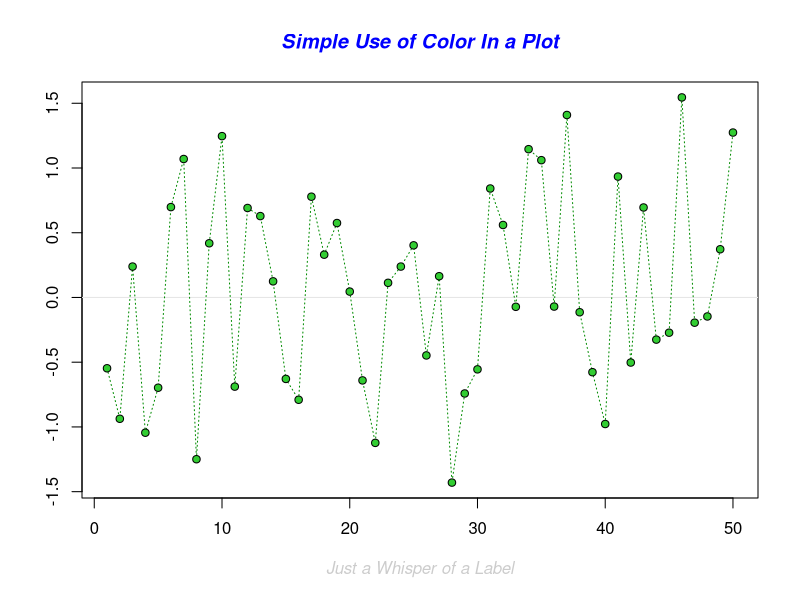
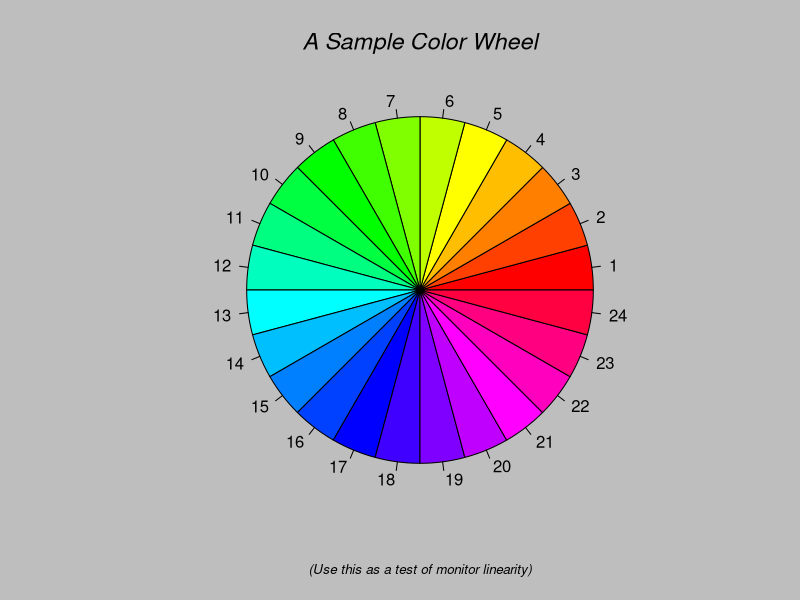
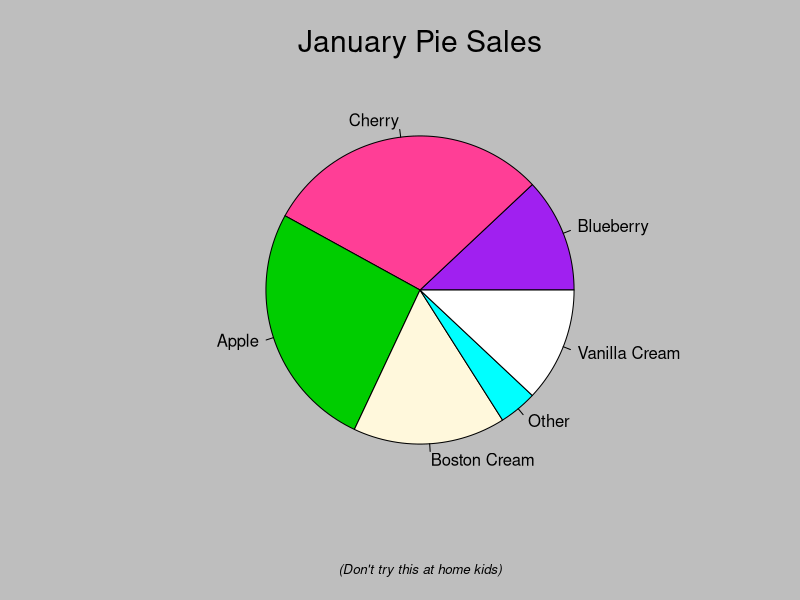
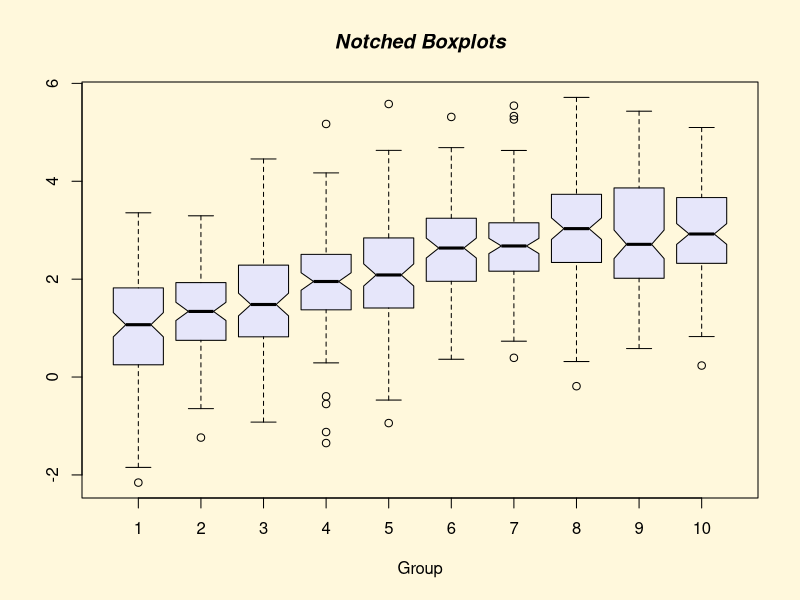
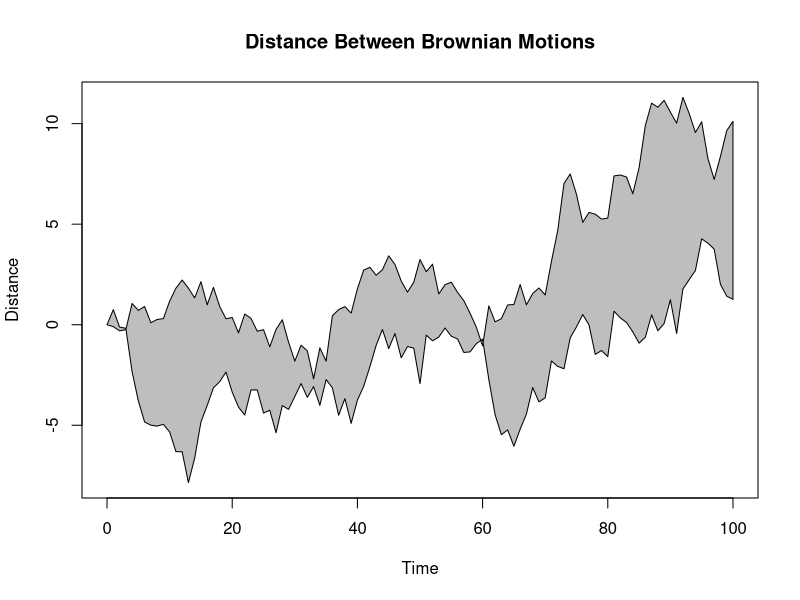
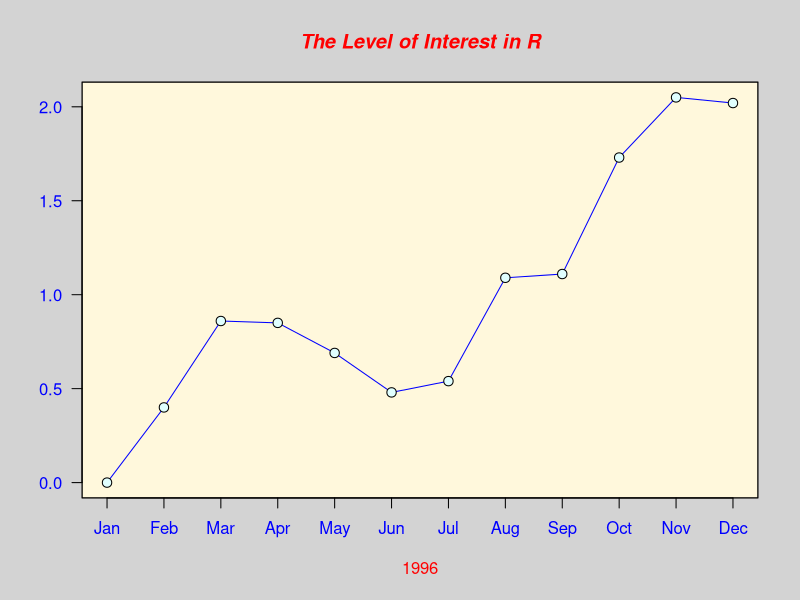
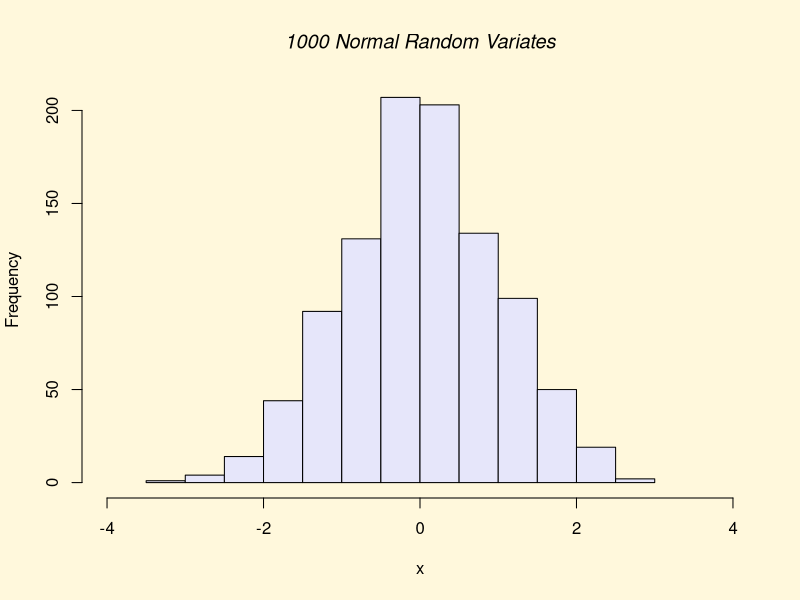
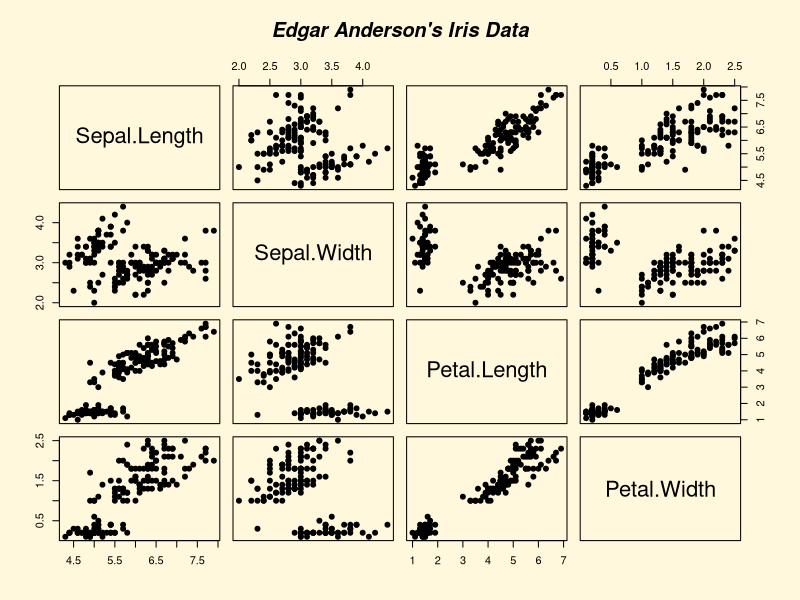

The R script that drew these images, in order: (Note: this script raises an error after producing the figures.)
demo(graphics)

# the plot function
plot(x, y)  # x and y are vectors

x <- c(1, 2, 3)
y <- c(1, 2, 4) 
plot(x, y)

plot(x, y, 
     xlab='x-axis', ylab='y-axis', # specifies the axes
     type='l',  # specifies the plot type to be a line
     main='My graph') #  specifies the main title

# adding to graphs
plot(x, y, type='n')  # blank graph
lines(x, y, col='red', lty=2, lwd=3)  # add red line
points(x, y, col='blue', pch=17, cex=2) # add blue points to line

plot(c(1, 2, 3), c(1, 2, 3), main ='plot 1')
plot(c(3, 2, 1), c(1, 2, 3))

# lty specifies the line type. lwd specifies the line width
help(lines)
# pch specifies the plotting character. cex specifies the point size 
help(points)

# adding text with text function
plot(x, y, type='b', pch=4)
text(1.5, 2.5, 'Text here') # the numbers refer to axes!
# the first 2 arguments specifythe x,y locations of the text
# the 3rd element gives text itself
# useful extra argument is pos which allows you to put the text:
# below (pos=1), left (pos=2), above (pos=3), right (pos=4) in repect
# of the chosen location

# adding text with mtext function
# if you want add text in the margin (outside the plotting region), 
# use the mtext function
mtext('Margin text', side=4, line=1)
# the side argument indicates which margin to write beside (1= bottom,
# 2= left, 3= top, 4= right)
# line tells R how far away from the margin the text should be
mtext('Margin text', side=3, line=2)

# changing colours
colours()
# colours case be used with the following:
par(bg= 'yellow')  # yellow background (have to re-run graph)
plot(x, y, type= 'n')
lines(x, y, col='blue')
points(x, y, pch=4, col= 'red')  # red points
# par controls persistent graphical parameters

par(bg= 'white')
# adding a legend with legend function

# the default usage is legend(x, y, legend, pch, lty, col) 
# where x, y is the location where you want the legend to be, 
# legend is a vector of names, pch are the plotting characters, 
# lty are the line formats, and col are the colours.

plot(x, y, type='p', pch=4, col='red')
lines(x, y, lty=2, col= 'red')
legend(1, 4, legend= c('My points', 'My lines'), 
       pch= c(4, -1), lty= c(-1, 2), col= 'red') # pch and lty here must
                                # match the entries in plot() and lines()
# 1, 4 are coordinates for the legend
# legend vector contains the legen text

# NOTE: here -1 produces a blank (no point or line)
# you can replace x, y with topleft, bottomleft etc
# if you want to get rid of the box use bty='n'

# customisation
# sizes: cex (character expansion) and is given relative to the standard size

plot(x, y, type= 'b', cex=1.5)
text(1.5, 2.5, 'Text here', cex=1.5)

# cex=1.5 will give text that's 1.5 the usual size
# the same argument works in plot, points, main, mtext

# fonts
plot(x, y, type= 'b', cex=1.5)
text(1.5, 2.5, 'text here', font=2, family='HersheyGothicEnglish')
text(1.5, 3.5, 'text here', font=3, family='mono', col='red')

# putting maths in legend
# using Greek letter or other symbols in a plot title of axis
help(plotmath)
?expression
?paste

# example:
plot(x, y, xlab = expression(paste(x[1],"=", phi)),
     main = expression(paste(y^2 + 2 %->% infinity)), col.main = "red")
text(2, 3, expression(paste(frac(1, sigma * sqrt(2 * pi)), " ", 
                            plain(e)^{frac(-(x - mu)^2, 2 * sigma^2)})))

# many of the usual arguments (e'g' cex, col) can be applied here

# Axes
plot(x, y, type= 'b', pch=4, col= 'red', lty=2, xlim= c(0, 10), ylim= c(-2, 5))
plot(x, y, type= 'b', pch=4, col= 'red', lty=2, xlim= c(10, 0), ylim= c(-2, 5))

# axis function to create own specialist axis
plot(x, y, type= 'b', pch=4, col= 'red', xaxt= 'n')
axis(side=1, at= seq(1, 3, by= 0.1), label= TRUE)

# setting persistent defaults
# the par function creates a default plotting environment BUT EVEYTHING you set
# becomes permanent!!!
help(par)
# useful arguments for par():
# mar and mgp - default margins and plotting regions
# usr - gets the current plot limits
# mfrow/mfcol - plots an array of graphs
# las - rotates the axis label
# bg - set the background colour

# useful comman at start of a function to produce a plot is:
par(mar = c(3, 3, 2, 1), mgp = c(2, 0.7, 0), las = 1)
# ?????

# brilliant resource: http://gastonsanchez.com/r-graphical-parameters-cheatsheet.pdf

# saving graphs to files
# better to save through command, not export button
pdf("myfilename.pdf", width = 10, height = 8) 
# Plotting commands go here
dev.off()

# BAR CHARTS
stores <- factor(rep(c("Tesco", "Supervalu", "M&S", "Dunnes Stores"), c(100, 30, 25, 85))) 
par(mar = c(5, 7, 1, 2)) # Adjust the margins on the four sides of the plot
barplot(height = table(stores), main = "Stores in Ireland", xlab = "Number of stores", col = 1:4, horiz = TRUE, las = 1)

?barplot
?factor

# HISTOGRAMS
library(MASS) 
hist(birthwt$bwt)

# to spice it up:
hist(birthwt$bwt, breaks = 30, xlab = "Birth weight (grams)", 
     main = "Histogram of birth weight", col = "lightblue")

hist(birthwt$bwt, breaks = 20, xlab = "Birth weight (grams)", 
     main = "Histogram of birth weight", col = "lightblue")

#DENSITY PLOTS (continuous line version of a histogram)
# the density function is not a plotting fucntion but can be 
# called directly by plot

plot(density(birthwt$bwt))

# better version:
plot(density(birthwt$bwt), xlab = "Birth weight (grams)", 
     main = "Histogram of birth weight", col = "green", lwd = 4)

# BOXPLOTS
boxplot(birthwt$bwt ~ birthwt$race, ylab = "Birth weight (grams)", xlab = "Race")

# better:
boxplot(birthwt$bwt ~ birthwt$race, xaxt = "n", # xaxt = "n" removes the x axis 
        main = "Birth weight by race", col = 2:4, ylab = "Birth weight (grams)")
        # Add the x axis with new labels:
axis(1, at = 1:3, labels = c("White", "Black", "Other"))

# PIE CHARTS (NOT IDEAL!!!)
pie(table(stores))

# multiple panels (through par)
par(mfrow = c(2, 2)) # creates a 2 by 2 plotting matrix which is then filled in by row
hist(birthwt$bwt, breaks = 30, xlab = "Birth weight (grams)",
     main = "Histogram of birth weight", col = "lightblue")
plot(density(birthwt$bwt), xlab = "Birth weight (grams)",
     main = "Histogram of birth weight", col = "green", lwd = 2)
boxplot(birthwt$bwt ~ birthwt$race, xaxt = "n", 
        main = "Birth weight by race", col = 2:4) 
pie(table(stores))

# 3D plots (usually require input as a matrix or a 3 vectors x, y, z)
par(mfrow = c(2, 3))
contour(volcano, main = "contour plot")  # contour plot
image(volcano, main = "image plot") # image plot
persp(volcano, main = "perspective plot") # perspective plot

# nicer ones
filled.contour(volcano, main = "Maunga Whau volcano heights", xlab = "x",
               ylab = "y")

persp(volcano, theta = 20, phi = 30,
      col = "green3", main = "Maunga Whau", 
      expand = 0.25, ltheta = 150, shade = 0.75, 
      border = NA, box = FALSE)

# maps
# R has the ability to read in both Google maps and OpenStreetMaps. 
# These essentially load in the map as a background and allow you t
# to plot on top of it.

# extended example
# publication standard graphs

#the default command
library(MASS)
x <- birthwt$lwt 
y <- birthwt$low 
plot(x, y)

birthwt$lwt

# set up plot frame:
par(mar = c(3, 3, 2, 1), mgp = c(2, 0.7, 0), las = 1) 
plot(x, y, type = "n", xaxt = "n", yaxt = "n", 
     xlab = "Mother's weight (lbs)", ylab = "Low birth weight (probability)") 
      title("Risk factors associated with low infant birth weight")
axis(1, at = pretty(x, n = 10))
axis(2, at = pretty(y, n = 10))
grid()

?pretty
par(mar = c(3, 3, 2, 1), mgp = c(2, 0.7, 0), las = 1) 
plot(x, y, type = "n", xaxt = "n", yaxt = "n", 
     xlab = "Mother's weight (lbs)", ylab = "Low birth weight (probability)") 
title("Risk factors associated with low infant birth weight")
axis(1, at = pretty(x, n = 20))
axis(2, at = pretty(y, n = 20))
grid()


# adding points and lines
points(jitter(x, amount = 0.5), y, col = "blue", pch = 20)

# adding fitted line from a logistic regression
mod <- glm(y ~ x, family = binomial)
xgrid <- seq(min(x), max(x), by = 1)
ypred <- predict(mod, data.frame(x = xgrid), se.fit = TRUE, type = "response") 
lines(xgrid, ypred$fit, col = "red", lwd = 2)

# uncertainty bands (not working!!!)
newcol <- rgb(1, 0, 0, 0.2)
ypred.lower <- ypred$fit - 1.96 * ypred$se.fit
ypred.upper <- ypred$fit + 1.96 * ypred$se.fit
polygon(c(xgrid, rev(xgrid)), c(ypred.lower, rev(ypred.upper)), col = newcol, border = NA)

legend("topright", legend = c("Data", "Fitted line", "95% CI"), 
       pch = c(20, -1, 15), lty = c(-1, 1, -1), lwd = c(-1, 2, -1), 
       col = c("blue", "red", newcol))

# LAB

demo(graphics)

library(MASS)

survey
head(survey)
str(survey)
help(survey)

x <- survey$Wr.Hnd
y <- survey$NW.Hnd

par(bg= 'gray') 
plot(x, y, type= 'n')
cols <- c('red', 'blue')
with(survey,plot(x,y,col=cols[survey$Sex],xlab= 'Writing hand', ylab= 'Non writing hand' ))
legend('topleft',legend=levels(survey$Sex),col=cols,pch=1,title='Sex')
title('Span of writing vs non writing hand')


par(mar= c(3, 3, 1, 3))
barplot(height = table(survey$Smoke), main = "Smoking",
        names.arg = c('Heavy', 'Never', 'Occasional', 'Regular'),
        col= c('red', 'blue', 'yellow', 'dark blue'),
        ylim= c(0, 200), xlab= 'levels of smoking')

?barplot
levels(survey$Smoke)
?par

par(mfrow = c(2, 1))
par(mar= c(3, 3, 1, 3))
barplot(height = table(survey$Smoke[survey$Sex == 'Male']), main = "Smoking",
        names.arg = c('Heavy', 'Never', 'Occ', 'Regular'),
        col= c('red', 'blue', 'yellow', 'dark blue'),
        ylim= c(0, 200))

barplot(height = table(survey$Smoke[survey$Sex == 'Female']), main = "Smoking",
        names.arg = c('Heavy', 'Never', 'Occ', 'Regular'),
        col= c('red', 'blue', 'yellow', 'dark blue'),
        ylim= c(0, 200))


par(mfrow = c(2, 1))
par(mar= c(3, 3, 1, 3))
barplot(height = table(survey$Smoke[survey$Sex == 'Male']), main = "Smoking in males",
        names.arg = c('Heavy', 'Never', 'Occ', 'Regular'),
        col= c('red', 'blue', 'yellow', 'dark blue'),
        xlim= c(0, 200), horiz = TRUE)

barplot(height = table(survey$Smoke[survey$Sex == 'Female']), main = "Smoking in females",
        names.arg = c('Heavy', 'Never', 'Occ', 'Regular'),
        col= c('red', 'blue', 'yellow', 'dark blue'),
        xlim= c(0, 200), horiz = TRUE)

survey$Smoke[survey$Sex == 'Male']

# 7
head(survey)

par(mfrow = c(1, 1), las =1)
par(bg= 'white') 
boxplot(survey$Pulse ~ survey$Exer, xaxt = "n", ylab = "pulse", xlab = "exercise status",
        main = 'Pulse vs exercise status', col= c('light green', 'tomato', 'light blue'))
axis(1, at = 1:3, labels = c("Frequent", "None", "Some"))
grid()

?boxplot


#####################
# Extended example - plot of fitted models for birth weight data

# Make it easier to access the data
birthwt
x <- birthwt$age
y <- birthwt$low

# Basic plot we're going to improve
plot(x, y)

# Set up the plot frame
par(mar = c(3, 3, 2, 1), mgp = c(2, 0.7, 0), las = 1)
plot(x, y, type = "n", xaxt = "n", yaxt = "n", 
     xlab = "Mother's age", ylab = "Low birth weight (probability)")
title("Risk factors associated with low infant birth weight")
axis(1, at = pretty(x, n = 10))
axis(2, at = pretty(y, n = 10))
grid()

# Add in the data
points(jitter(x, amount = 0.5), y, col = "blue", pch = 20)

# Add in the fitted line
mod <- glm(y ~ x, family = binomial)
xgrid <- seq(min(x), max(x), by = 1) 
ypred <- predict(mod, data.frame(x = xgrid), se.fit = TRUE, type = "response")
lines(xgrid, ypred$fit, col = "red", lwd = 2)

# Create a polygon with uncertainties in a translucent colour
newcol <- rgb(1, 0, 0, 0.2)
ypred.lower <- ypred$fit - 1.96 * ypred$se.fit
ypred.upper <- ypred$fit + 1.96 * ypred$se.fit
polygon(c(xgrid, rev(xgrid)), c(ypred.lower, rev(ypred.upper)), 
        col = newcol, border = NA)

# Add in the legend
legend("topright", legend = c("Data", "Fitted line", "95% CI"), pch = c(20, -1, 15), 
       lty = c(-1, 1, -1), lwd = c(-1, 2, -1), col = c("blue", "red", newcol))



#

x <- birthwt$smoke
y <- birthwt$low

plot(x, y)

# Set up the plot frame
par(mar = c(3, 3, 2, 1), mgp = c(2, 0.7, 0), las = 1)
plot(x, y, type = "n", xaxt = "n", yaxt = "n", 
     xlab = "Smoking mother", ylab = "Low birth weight (probability)")
title("Risk factors associated with low infant birth weight")
axis(1, at = pretty(x, n = 10))
axis(2, at = pretty(y, n = 10))
grid()

# Add in the data
points(jitter(x, amount = 0.5), y, col = "blue", pch = 20)

# Add in the fitted line
mod <- glm(y ~ x, family = binomial)
xgrid <- seq(min(x), max(x), by = 1) 
ypred <- predict(mod, data.frame(x = xgrid), se.fit = TRUE, type = "response")
lines(xgrid, ypred$fit, col = "red", lwd = 2)

# Create a polygon with uncertainties in a translucent colour
newcol <- rgb(1, 0, 0, 0.2)
ypred.lower <- ypred$fit - 1.96 * ypred$se.fit
ypred.upper <- ypred$fit + 1.96 * ypred$se.fit
polygon(c(xgrid, rev(xgrid)), c(ypred.lower, rev(ypred.upper)), 
        col = newcol, border = NA)

# Add in the legend
legend("topright", legend = c("Data", "Fitted line", "95% CI"), pch = c(20, -1, 15), 
       lty = c(-1, 1, -1), lwd = c(-1, 2, -1), col = c("blue", "red", newcol))
